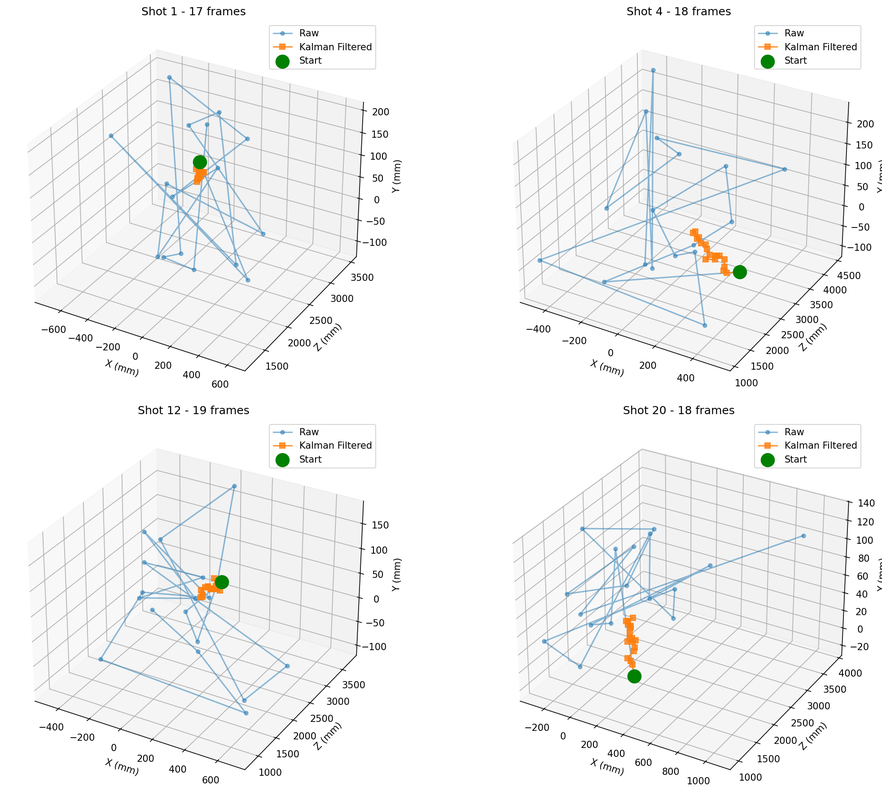
#> input picture 3d_trajectory_samples.png, 882 x 800 px, shrunk from 1965 x 1783 before the run
$ python -i simple_bmp_preprocessing.py   (imports and definitions only)   (older library calls are emulated)
#> lines starting #> are read from the running program, lines starting #| are printed output that depends on the picture; after the words box and inside, x2 and y2 are one past the last pixel; in counts of white or black regions, pixels touching at a corner belong together
#> further down, picture is the input picture: shape (800, 882, 3); mean B, G, R 243.8, 243.8, 243.2
#!/usr/bin/env python3
"""
Simple BMP Batch Preprocessing Script
개선된 알고리즘으로 모든 BMP 파일을 전처리하여 저장
"""

import os
import sys
import cv2
import numpy as np
from pathlib import Path
import logging
from typing import List, Dict
import argparse
from datetime import datetime

# [29 lines left out: functions setup_logging, find_bmp_files, not called in this run]

def apply_jpg_processing_methods(image: np.ndarray) -> np.ndarray:
    """
    기존 JPG 처리 방식을 BMP에 적용

    Args:
        image: 입력 이미지

    Returns:
        JPG 처리 방식이 적용된 이미지
    """
    # 1. 감마 보정 (기존 JPG 처리의 핵심)
    gamma = 1.7  # JPG 처리에서 사용된 감마 값
    gamma_corrected = np.power(image / 255.0, 1/gamma) * 255.0
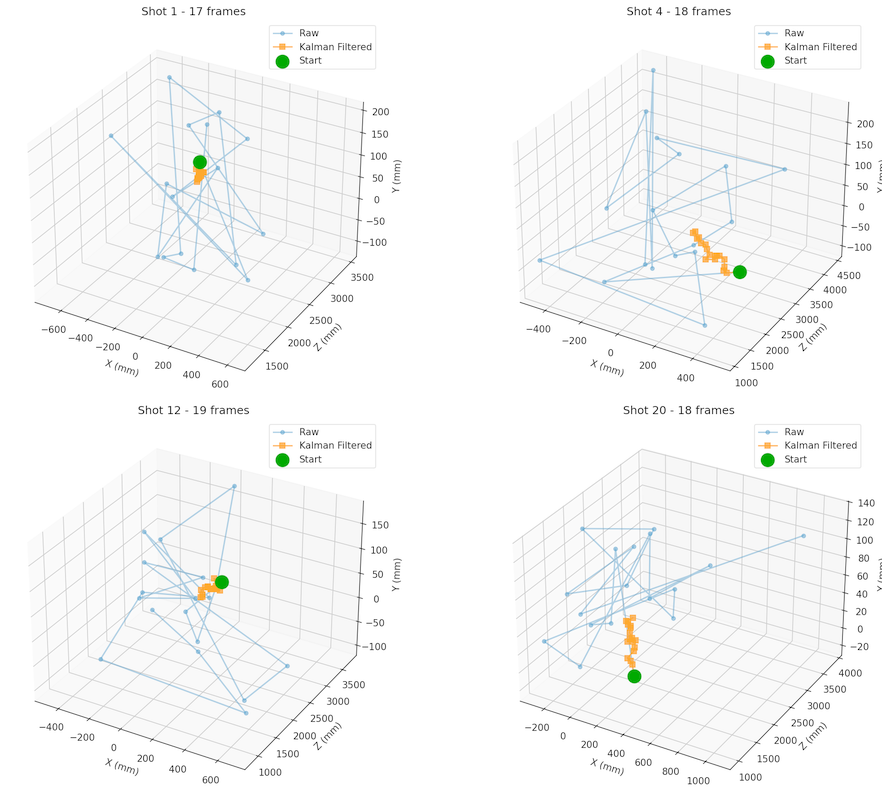
#> gamma_corrected: shape (800, 882, 3) float64; mean B, G, R 247.7, 247.9, 247.3
    gamma_corrected = gamma_corrected.astype(np.uint8)

    # 2. 대비 향상
    alpha = 1.2  # 대비 증가
    beta = 30    # 밝기 조정
    enhanced = cv2.convertScaleAbs(gamma_corrected, alpha=alpha, beta=beta)

    # 3. 노이즈 제거
    enhanced = cv2.bilateralFilter(enhanced, 9, 75, 75)

    # 4. 딤플 검출용 엣지 강화
    sobel_x = cv2.Sobel(enhanced, cv2.CV_64F, 1, 0, ksize=3)
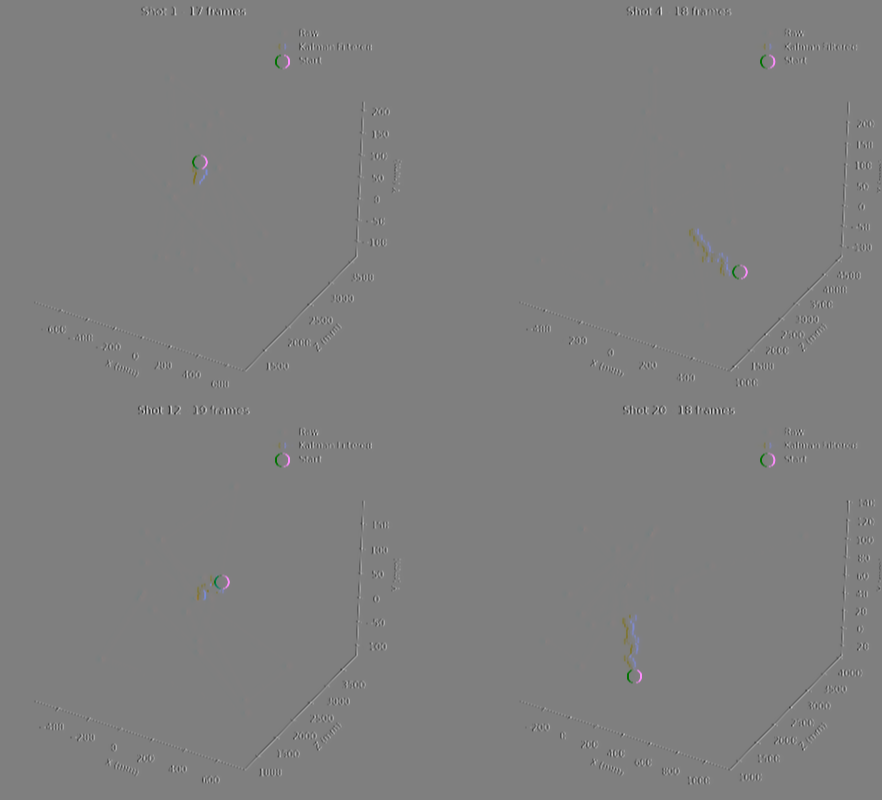
#> sobel_x: shape (800, 882, 3) float64; mean B, G, R 0, 0, 0; drawn with min black and max white
    sobel_y = cv2.Sobel(enhanced, cv2.CV_64F, 0, 1, ksize=3)
    sobel = np.sqrt(sobel_x**2 + sobel_y**2)
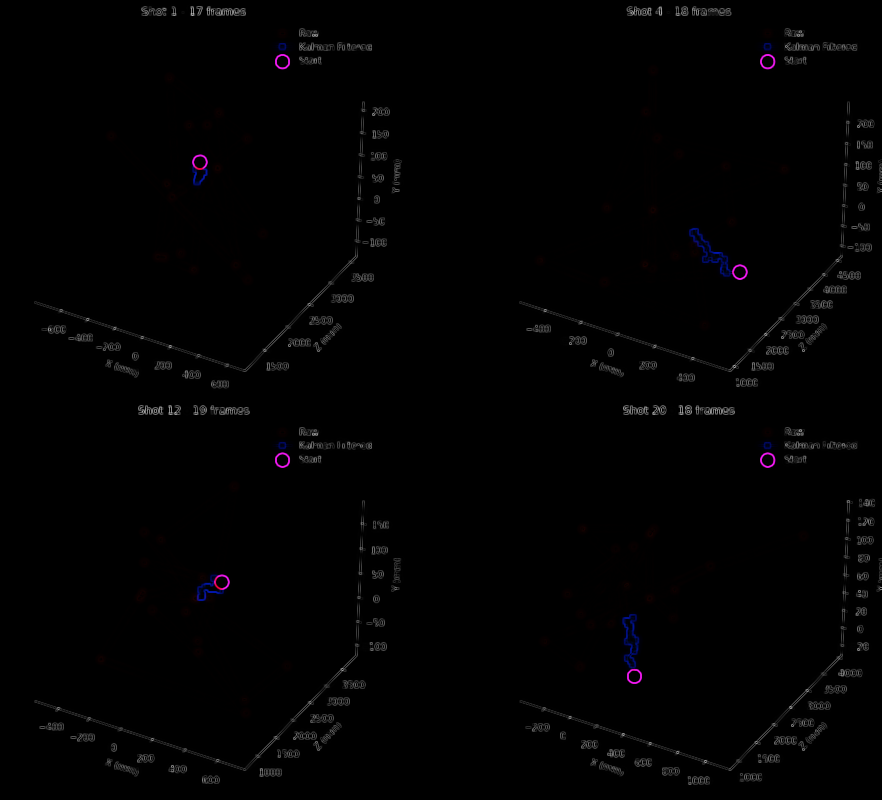
#> sobel: shape (800, 882, 3) float64; mean B, G, R 8.4, 7, 8.2; drawn with min black and max white
    sobel = np.uint8(sobel / sobel.max() * 255)

    # 5. 원본과 엣지 강화 이미지 결합
    final = cv2.addWeighted(enhanced, 0.7, sobel, 0.3, 0)
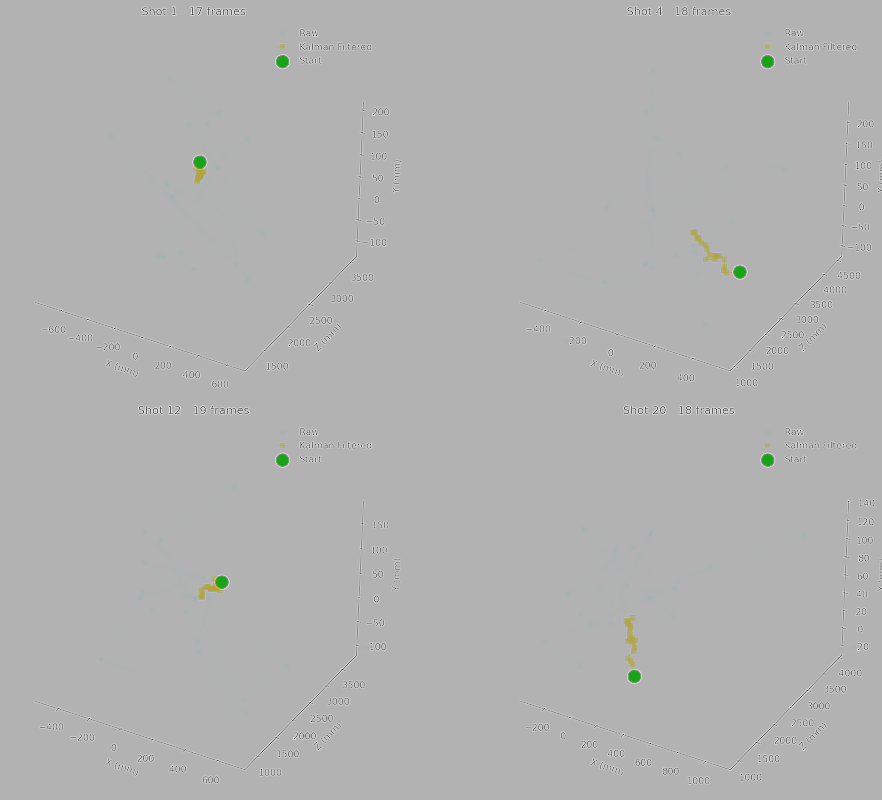
#> final: shape (800, 882, 3); mean B, G, R 177.7, 178, 177.7

    return final

def enhance_dimple_visibility_advanced(image: np.ndarray) -> np.ndarray:
    """
    BMP 딤플 가시성 고급 향상 (기존 JPG 처리 방식 적용)

    Args:
        image: 입력 이미지

    Returns:
        딤플이 강조된 이미지
    """
    # 1. 그레이스케일 변환
    if len(image.shape) == 3:
        gray = cv2.cvtColor(image, cv2.COLOR_BGR2GRAY)
    else:
        gray = image.copy()

    # 2. 히스토그램 분석으로 밝기 조정
    hist = cv2.calcHist([gray], [0], None, [256], [0, 256])
#> hist = 256 values, max 655683 at index 178, min 0 at index 0, mean 2756.2

    # 3. 밝은 이미지 감지 및 감마 보정
    mean_brightness = np.mean(gray)
#> mean_brightness = 177.9
    if mean_brightness > 150:  # 너무 밝은 이미지
        # 감마 보정 (어둡게)
        gamma = 0.7
        gray = np.power(gray / 255.0, gamma) * 255.0
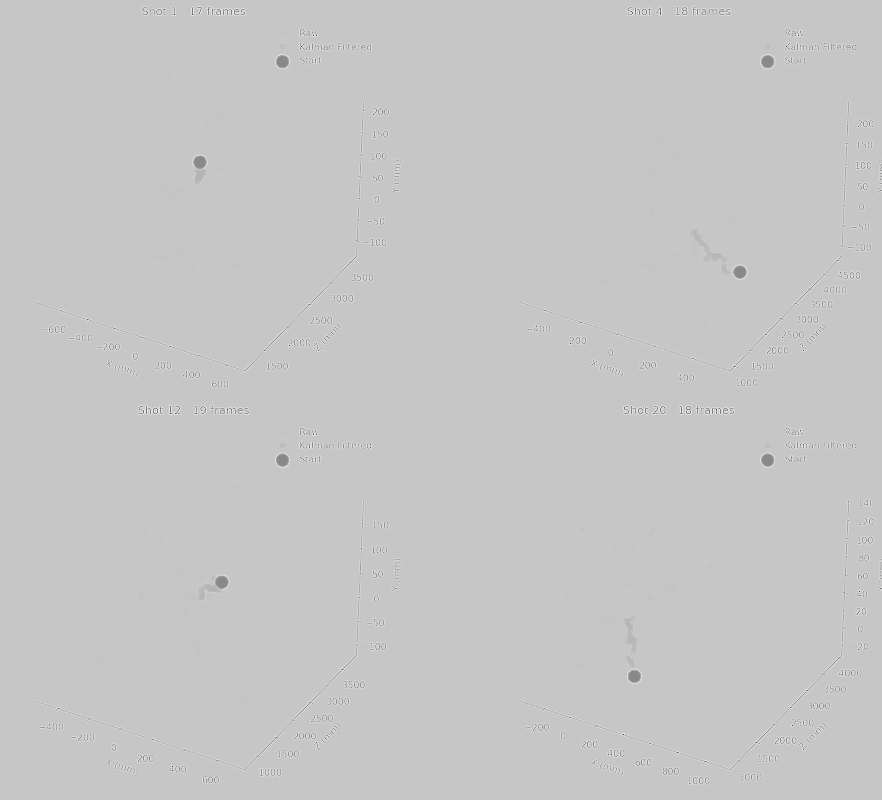
#> gray: shape (800, 882) float64; min 45.88, max 238, mean 198.1
        gray = gray.astype(np.uint8)

    # 4. CLAHE (Contrast Limited Adaptive Histogram Equalization)
    clahe = cv2.createCLAHE(clipLimit=2.0, tileGridSize=(8, 8))
    enhanced = clahe.apply(gray)
#> enhanced: shape (800, 882)

    # 5. 언샤프 마스킹 (선명도 향상)
    gaussian = cv2.GaussianBlur(enhanced, (0, 0), 1.0)
    enhanced = cv2.addWeighted(enhanced, 1.5, gaussian, -0.5, 0)

    # 6. 딤플 특화 필터 적용
    dimple_kernel = np.array([
        [-1, -1, -1, -1, -1],
        [-1,  2,  2,  2, -1],
        [-1,  2,  8,  2, -1],
        [-1,  2,  2,  2, -1],
        [-1, -1, -1, -1, -1]
    ])
    enhanced = cv2.filter2D(enhanced, -1, dimple_kernel)

    # 7. 이진화를 통한 딤플 강조
    _, binary = cv2.threshold(enhanced, 0, 255, cv2.THRESH_BINARY + cv2.THRESH_OTSU)
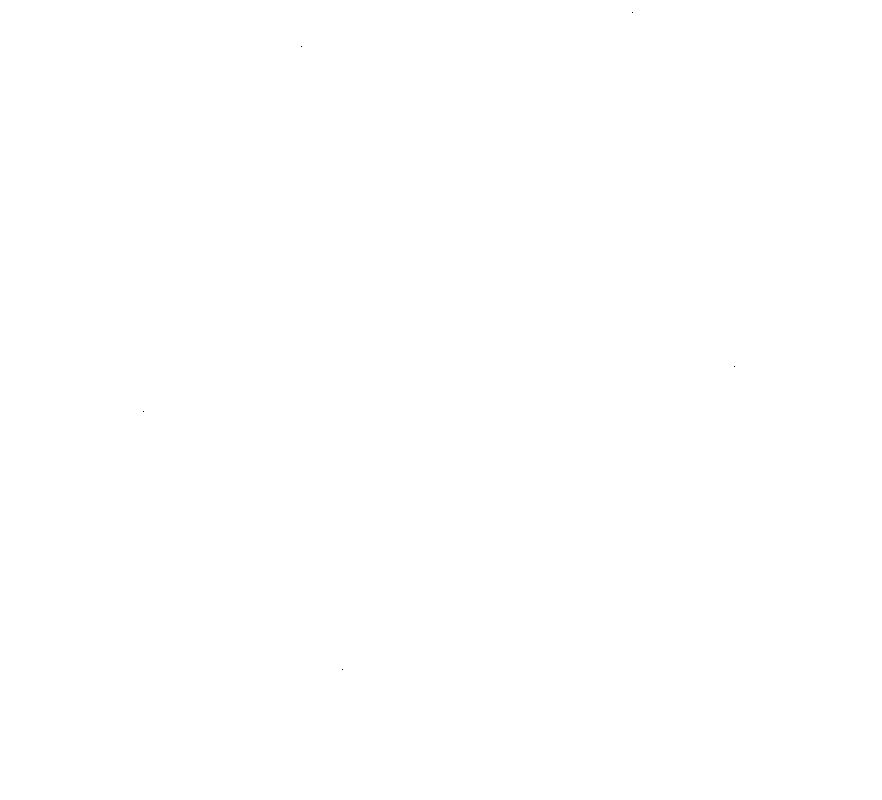
#> binary: shape (800, 882); 100% white; black in thin lines or dots, all inside (x1, y1, x2, y2) = (143, 12, 735, 670)

    # 8. 모폴로지 연산으로 딤플 정제
    kernel = cv2.getStructuringElement(cv2.MORPH_ELLIPSE, (3, 3))
    binary = cv2.morphologyEx(binary, cv2.MORPH_CLOSE, kernel)
#> binary: shape (800, 882); every value is 255

    return enhanced

def preprocess_bmp_image(image: np.ndarray) -> np.ndarray:
    """
    BMP 이미지 전처리 (개선된 알고리즘 적용)

    Args:
        image: 원본 BMP 이미지

    Returns:
        전처리된 이미지
    """
    # 1. JPG 처리 방식 적용
    jpg_style_processed = apply_jpg_processing_methods(image)

    # 2. 고급 딤플 강조
    enhanced = enhance_dimple_visibility_advanced(jpg_style_processed)

    return enhanced

# [225 lines left out: functions load_bmp_safely, save_processed_image, process_bmp_batch, main, not called in this run]

# [2 lines not run here, left out]

>>> import cv2
>>> picture = cv2.imread('../3d_trajectory_samples.png')
>>> result = preprocess_bmp_image(picture)

$ run again, on coordinate_systems_comparison.png
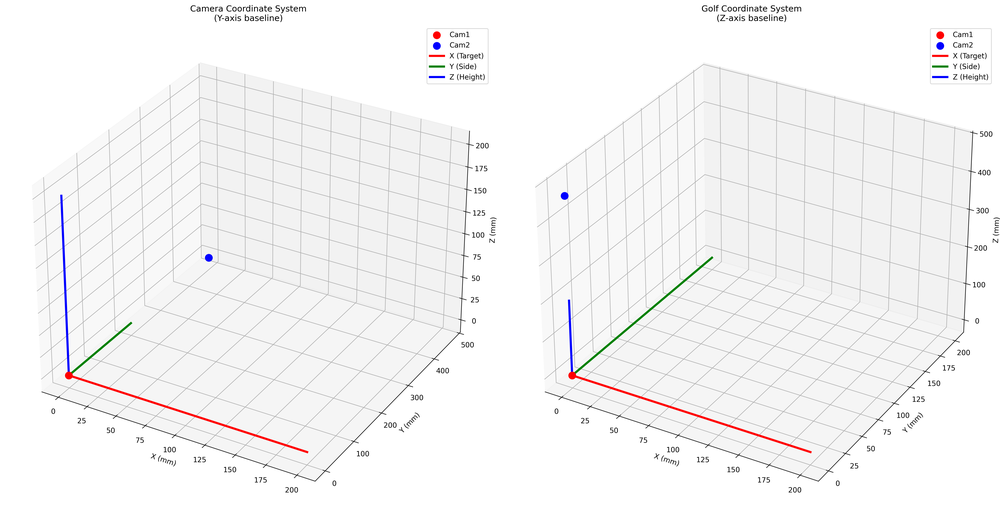
#> input picture coordinate_systems_comparison.png, 1000 x 517 px, shrunk from 5916 x 3057 before the run
#> picture is the input picture: shape (517, 1000, 3); mean B, G, R 245.3, 245.1, 245.6
#> in apply_jpg_processing_methods, `final = cv2.addWeighted(enhanced, 0.7, sobel, 0.3, 0)`:
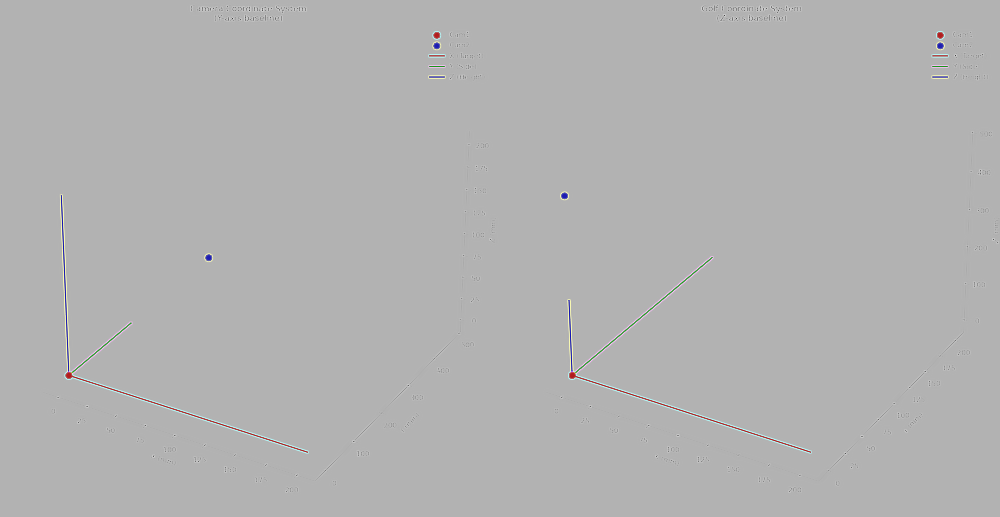
#> final: shape (517, 1000, 3); mean B, G, R 177.9, 177.9, 177.9
#> hist = 256 values, max 493497 at index 178, min 0 at index 0, mean 2019.5
#> mean_brightness = 177.9
#> in enhance_dimple_visibility_advanced, `enhanced = clahe.apply(gray)`:
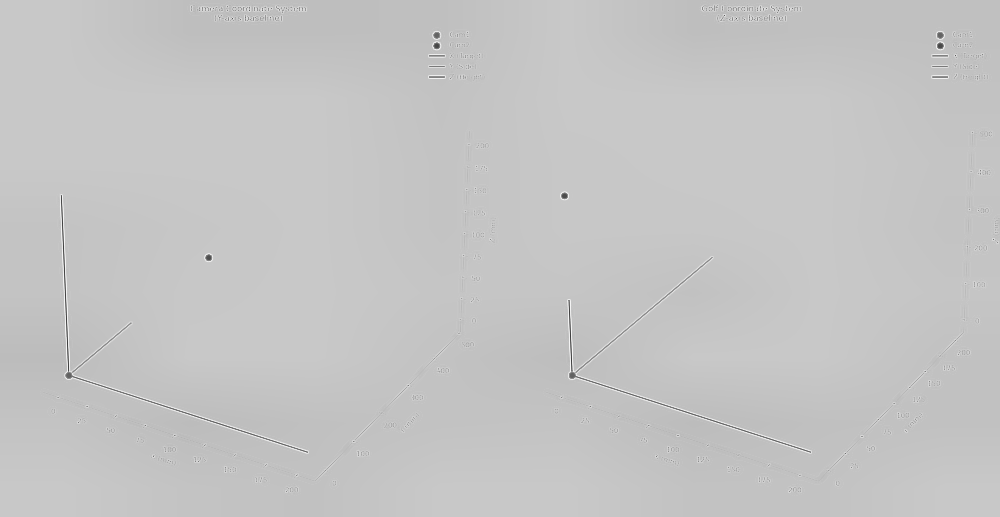
#> enhanced: shape (517, 1000); min 62, max 245, mean 196.2
